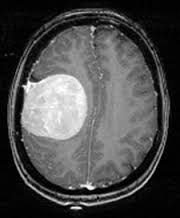
#> input picture user inputs/1.jpg, 180 x 218 px, found by its file name
$ python scam.py   (older library calls are emulated)
#> lines starting #> are read from the running program, lines starting #| are printed output that depends on the picture; after the words box and inside, x2 and y2 are one past the last pixel; in counts of white or black regions, pixels touching at a corner belong together
import numpy as np
import cv2
import os
from matplotlib import pyplot as plt
from skimage.morphology import extrema
from skimage.morphology import watershed as skwater


def ShowImage(title, img, ctype):
  plt.figure(figsize=(10, 10))
  if ctype == 'bgr':
    b, g, r = cv2.split(img)
    rgb_img = cv2.merge([r, g, b])
    plt.imshow(rgb_img)
  elif ctype == 'hsv':
    rgb = cv2.cvtColor(img, cv2.COLOR_HSV2RGB)
    plt.imshow(rgb)
  elif ctype == 'gray':
    plt.imshow(img, cmap='gray')
  elif ctype == 'rgb':
    plt.imshow(img)
  else:
    raise Exception("Unknown colour type")
  plt.axis('off')
  plt.title(title)
  plt.show()


img = cv2.imread('C:/Users/soumadeep basu/Desktop/web/uploads/1.jpg')
#> img is the input picture: shape (218, 180, 3); min 0, max 255, mean 75.8

Z = img.reshape((-1, 3))

Z = np.float32(Z)

criteria = (cv2.TERM_CRITERIA_EPS + cv2.TermCriteria_MAX_ITER, 10, 1.0)
K = 8
ret, label, center = cv2.kmeans(
    Z, K, None, criteria, 10, cv2.KMEANS_RANDOM_CENTERS)
#> ret = 7322994.7; center = [[114.3, 114.3, 114.3], [215.5, 215.5, 215.5], [141.2, 141.2, 141.2], [91.68, 91.68, 91.68], [3.71, 3.71, 3.71], [60.51, 60.51, 60.51], [34.05, 34.05, 34.05], [14.74, 14.74, 14.74]]

center = np.uint8(center)
#> center = [[114, 114, 114], [215, 215, 215], [141, 141, 141], [91, 91, 91], [3, 3, 3], [60, 60, 60], [34, 34, 34], [14, 14, 14]]
res = center[label.flatten()]
res2 = res.reshape((img.shape))
ShowImage('cluster', res2, 'gray')
median = cv2.medianBlur(res2, 5)
blur = cv2.bilateralFilter(res2, 9, 75, 75)
ShowImage('median', blur, 'gray')

gray = cv2.cvtColor(blur, cv2.COLOR_BGR2GRAY)
ret, thresh = cv2.threshold(
    gray, 0, 255, cv2.THRESH_BINARY_INV+cv2.THRESH_OTSU)
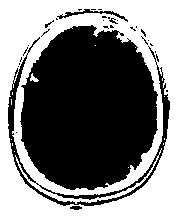
#> thresh: shape (218, 180); 49.1% white; 13 white regions (11 under 20 px), largest, box (x1, y1, x2, y2) and area: (0, 0, 180, 218) 19191, (30, 73, 39, 82) 39
#> ret = 73


kernel = np.ones((3, 3), np.uint8)
opening = cv2.morphologyEx(thresh, cv2.MORPH_OPEN, kernel, iterations=2)
#> opening: shape (218, 180); 46.1% white; 2 white regions, box (x1, y1, x2, y2) and area: (0, 0, 180, 218) 15804, (14, 87, 163, 196) 2274

sure_bg = cv2.dilate(opening, kernel, iterations=3)
#> sure_bg: shape (218, 180); 58.5% white; 11 black regions (9 under 20 px), largest, box (x1, y1, x2, y2) and area: (24, 29, 154, 186) 15977, (50, 194, 121, 206) 256

dist_transform = cv2.distanceTransform(opening, cv2.DIST_L2, 5)
ret, sure_fg = cv2.threshold(dist_transform, 0.7*dist_transform.max(), 255, 0)
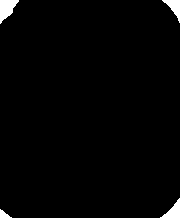
#> sure_fg: shape (218, 180) float32; 1.8% white; 4 white regions, box (x1, y1, x2, y2) and area: (0, 0, 19, 24) 265, (160, 198, 180, 218) 185, (162, 0, 180, 23) 179, (0, 209, 12, 218) 58
#> ret = 35.23

sure_fg = np.uint8(sure_fg)
unknown = cv2.subtract(sure_bg, sure_fg)
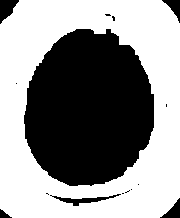
#> unknown: shape (218, 180); 56.8% white; 15 black regions (9 under 20 px), largest, box (x1, y1, x2, y2) and area: (24, 29, 154, 186) 15977, (0, 0, 19, 24) 265, (50, 194, 121, 206) 256, (160, 198, 180, 218) 185, (162, 0, 180, 23) 179, (0, 209, 12, 218) 58


ret, markers = cv2.connectedComponents(sure_fg)
#> markers: shape (218, 180) int32; 5 distinct labels, from 0 to 4
#> ret = 5

markers = markers+1
#> markers: shape (218, 180) int32; 5 distinct labels, from 1 to 5


markers[unknown == 255] = 0
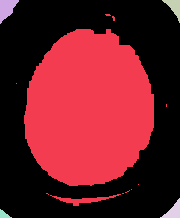
#> markers: shape (218, 180) int32; 6 distinct labels, from 0 to 5; one colour per label, 0 black
markers = cv2.watershed(img, markers)
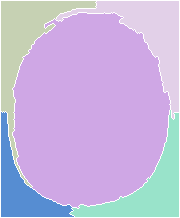
#> markers: shape (218, 180) int32; 6 distinct labels, from -1 to 5; one colour per label, 0 black, -1 white
img[markers == -1] = [255, 0, 0]
#> img: shape (218, 180, 3); 3.9% of pixels changed, all inside (x1, y1, x2, y2) = (0, 0, 180, 218)

im1 = cv2.cvtColor(img, cv2.COLOR_HSV2RGB)
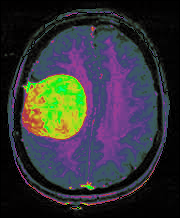
#> im1: shape (218, 180, 3); mean R, G, B 52.4, 52.5, 56
ShowImage('Watershed segmented image', im1, 'gray')

Z = im1.reshape((-1, 3))

Z = np.float32(Z)

criteria = (cv2.TERM_CRITERIA_EPS + cv2.TermCriteria_MAX_ITER, 10, 1.0)
K = 3
ret, label, center = cv2.kmeans(
    Z, K, None, criteria, 10, cv2.KMEANS_RANDOM_CENTERS)
#> ret = 58604010.4; center = [[144.7, 203.1, 34.2], [82.53, 71.52, 113.4], [9.32, 9.31, 8.28]]

center = np.uint8(center)
#> center = [[144, 203, 34], [82, 71, 113], [9, 9, 8]]
res = center[label.flatten()]
res2 = res.reshape((img.shape))
ShowImage('clusterfinal', res2, 'gray')


path = 'C:/Users/soumadeep basu/Desktop/web/uploads/'
cv2.imwrite(os.path.join(path, 'final.jpg'), res2)

im = cv2.imread("C:/Users/soumadeep basu/Desktop/web/uploads/final.jpg")
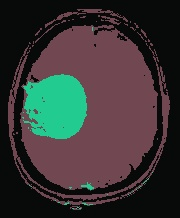
#> im: shape (218, 180, 3); mean B, G, R 51.5, 52.6, 55.6


fromCenter = False
#> (the run stopped early here; a loop or call above may not have finished)
